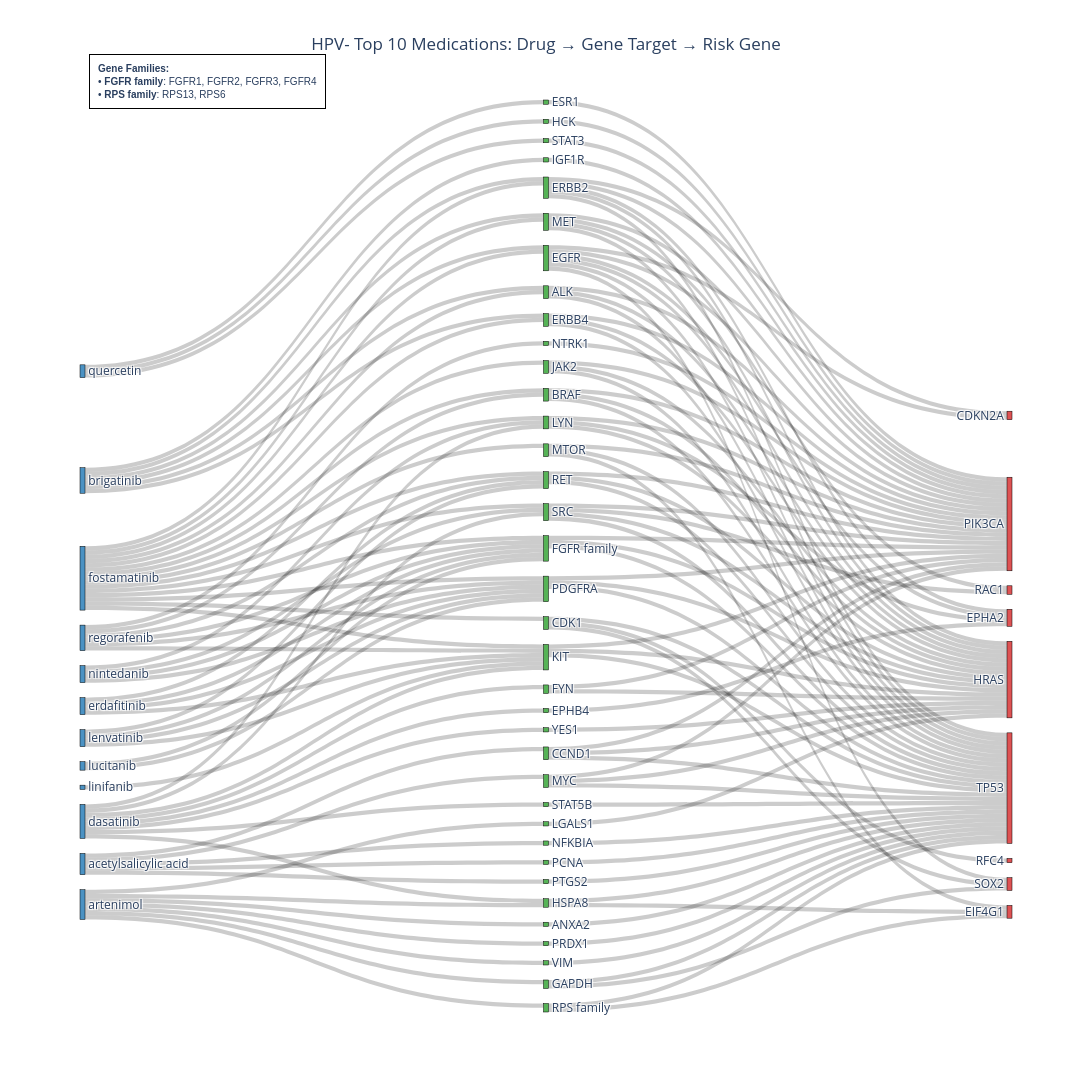
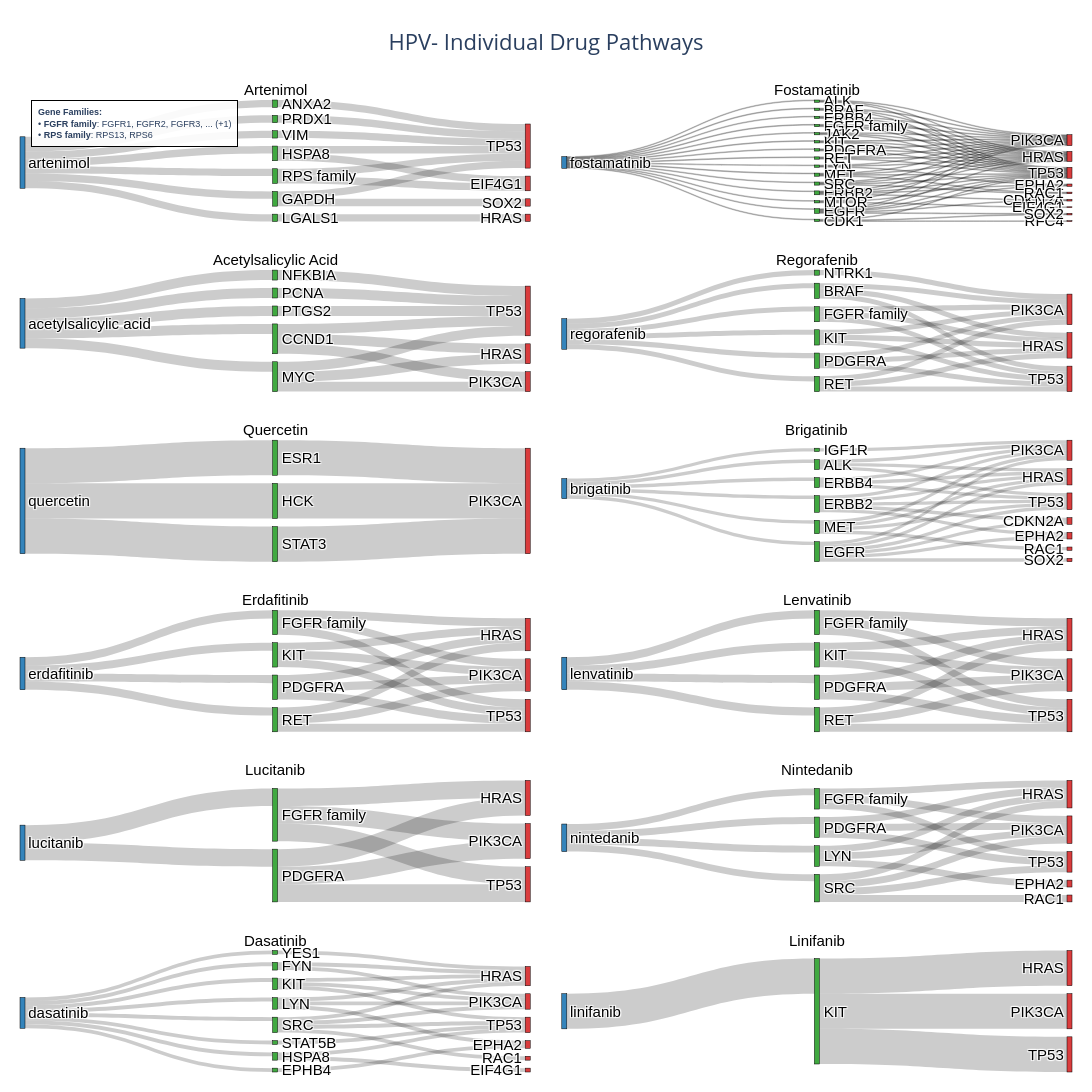

Notebook cell for these charts, in order:
### Markdown cell above
### HPV- Top 10 with Required Drugs

### Code cell
# HPV- cohort: Top 10 drugs, ensure artenimol and fostamatinib are included
results_hpv_neg = create_sankey_diagrams(
    cohort='HPV-',
    top_n=10,
    required_drugs=['artenimol', 'fostamatinib', 'acetylsalicylic acid', 'regorafenib', 'quercetin','brigatinib', 'erdafitinib', 'lenvatinib', 'lucitanib', 'nintedanib', 'dasatinib', 'linifanib'],
    show_combined=True,
    show_individual=True,
    article_threshold=0
)

### Figure 1 — Plotly figure (JSON) as saved in the notebook; plotly's stock layout.template omitted (floating-point values rounded to 4 significant figures; data arrays with more than 128 entries replaced by an {"elided": "..."} marker saying what was removed)
{"data": [{"link": {"color": "rgba(0, 0, 0, 0.2)", "source": {"elided": "146 int values"}, "target": {"elided": "146 int values"}, "value": {"elided": "146 int values"}}, "node": {"color": ["rgba(44, 160, 44, 0.8)", "rgba(44, 160, 44, 0.8)", "rgba(44, 160, 44, 0.8)", "rgba(44, 160, 44, 0.8)", "rgba(44, 160, 44, 0.8)", "rgba(214, 39, 40, 0.8)", "rgba(44, 160, 44, 0.8)", "rgba(214, 39, 40, 0.8)", "rgba(214, 39, 40, 0.8)", "rgba(44, 160, 44, 0.8)", "rgba(44, 160, 44, 0.8)", "rgba(44, 160, 44, 0.8)", "rgba(44, 160, 44, 0.8)", "rgba(44, 160, 44, 0.8)", "rgba(44, 160, 44, 0.8)", "rgba(44, 160, 44, 0.8)", "rgba(44, 160, 44, 0.8)", "rgba(214, 39, 40, 0.8)", "rgba(44, 160, 44, 0.8)", "rgba(44, 160, 44, 0.8)", "rgba(44, 160, 44, 0.8)", "rgba(44, 160, 44, 0.8)", "rgba(44, 160, 44, 0.8)", "rgba(44, 160, 44, 0.8)", "rgba(44, 160, 44, 0.8)", "rgba(44, 160, 44, 0.8)", "rgba(44, 160, 44, 0.8)", "rgba(44, 160, 44, 0.8)", "rgba(44, 160, 44, 0.8)", "rgba(44, 160, 44, 0.8)", "rgba(44, 160, 44, 0.8)", "rgba(214, 39, 40, 0.8)", "rgba(44, 160, 44, 0.8)", "rgba(44, 160, 44, 0.8)", "rgba(214, 39, 40, 0.8)", "rgba(44, 160, 44, 0.8)", "rgba(214, 39, 40, 0.8)", "rgba(44, 160, 44, 0.8)", "rgba(214, 39, 40, 0.8)", "rgba(44, 160, 44, 0.8)", "rgba(44, 160, 44, 0.8)", "rgba(44, 160, 44, 0.8)", "rgba(214, 39, 40, 0.8)", "rgba(44, 160, 44, 0.8)", "rgba(44, 160, 44, 0.8)", "rgba(31, 119, 180, 0.8)", "rgba(31, 119, 180, 0.8)", "rgba(31, 119, 180, 0.8)", "rgba(31, 119, 180, 0.8)", "rgba(31, 119, 180, 0.8)", "rgba(31, 119, 180, 0.8)", "rgba(31, 119, 180, 0.8)", "rgba(31, 119, 180, 0.8)", "rgba(31, 119, 180, 0.8)", "rgba(31, 119, 180, 0.8)", "rgba(31, 119, 180, 0.8)", "rgba(31, 119, 180, 0.8)"], "label": ["ALK", "ANXA2", "BRAF", "CCND1", "CDK1", "CDKN2A", "EGFR", "EIF4G1", "EPHA2", "EPHB4", "ERBB2", "ERBB4", "ESR1", "FGFR family", "FYN", "GAPDH", "HCK", "HRAS", "HSPA8", "IGF1R", "JAK2", "KIT", "LGALS1", "LYN", "MET", "MTOR", "MYC", "NFKBIA", "NTRK1", "PCNA", "PDGFRA", "PIK3CA", "PRDX1", "PTGS2", "RAC1", "RET", "RFC4", "RPS family", "SOX2", "SRC", "STAT3", "STAT5B", "TP53", "VIM", "YES1", "acetylsalicylic acid", "artenimol", "brigatinib", "dasatinib", "erdafitinib", "fostamatinib", "lenvatinib", "linifanib", "lucitanib", "nintedanib", "quercetin", "regorafenib"], "line": {"color": "black", "width": 0.5}, "pad": 15, "thickness": 5, "x": [0.5, 0.5, 0.5, 0.5, 0.5, 0.999, 0.5, 0.999, 0.999, 0.5, 0.5, 0.5, 0.5, 0.5, 0.5, 0.5, 0.5, 0.999, 0.5, 0.5, 0.5, 0.5, 0.5, 0.5, 0.5, 0.5, 0.5, 0.5, 0.5, 0.5, 0.5, 0.999, 0.5, 0.5, 0.999, 0.5, 0.999, 0.5, 0.999, 0.5, 0.5, 0.5, 0.999, 0.5, 0.5, 0.001, 0.001, 0.001, 0.001, 0.001, 0.001, 0.001, 0.001, 0.001, 0.001, 0.001, 0.001]}, "type": "sankey"}], "layout": {"annotations": [{"align": "left", "bgcolor": "rgba(255, 255, 255, 0.9)", "bordercolor": "black", "borderpad": 8, "borderwidth": 1, "font": {"family": "Arial", "size": 10}, "showarrow": false, "text": "<b>Gene Families:</b><br>• <b>FGFR family</b>: FGFR1, FGFR2, FGFR3, FGFR4<br>• <b>RPS family</b>: RPS13, RPS6", "x": 0.01, "xanchor": "left", "xref": "paper", "y": 1.05, "yanchor": "top", "yref": "paper"}], "font": {"size": 12}, "height": 1400, "title": {"text": "HPV- Top 10 Medications: Drug → Gene Target → Risk Gene", "x": 0.5, "xanchor": "center"}, "width": 2400}}

### Figure 2 — Plotly figure (JSON) as saved in the notebook; plotly's stock layout.template omitted (floating-point values rounded to 4 significant figures)
{"data": [{"arrangement": "snap", "domain": {"x": [0, 0.485], "y": [0.875, 1]}, "link": {"color": "rgba(0, 0, 0, 0.2)", "source": [0, 0, 0, 0, 0, 0, 0, 3, 2, 2, 1, 3, 7, 4, 6, 6, 5], "target": [2, 1, 3, 7, 4, 6, 5, 11, 10, 11, 11, 8, 11, 9, 8, 11, 11], "value": [1, 1, 1, 1, 1, 1, 1, 1, 1, 1, 1, 1, 1, 1, 1, 1, 1]}, "node": {"color": ["rgba(31, 119, 180, 0.9)", "rgba(44, 160, 44, 0.9)", "rgba(44, 160, 44, 0.9)", "rgba(44, 160, 44, 0.9)", "rgba(44, 160, 44, 0.9)", "rgba(44, 160, 44, 0.9)", "rgba(44, 160, 44, 0.9)", "rgba(44, 160, 44, 0.9)", "rgba(214, 39, 40, 0.9)", "rgba(214, 39, 40, 0.9)", "rgba(214, 39, 40, 0.9)", "rgba(214, 39, 40, 0.9)"], "label": ["artenimol", "ANXA2", "GAPDH", "HSPA8", "LGALS1", "PRDX1", "RPS family", "VIM", "EIF4G1", "HRAS", "SOX2", "TP53"], "line": {"color": "black", "width": 0.5}, "pad": 8, "thickness": 5}, "textfont": {"color": "black", "family": "Arial", "size": 15}, "type": "sankey", "valueformat": ".0f"}, {"arrangement": "snap", "domain": {"x": [0.515, 1], "y": [0.875, 1]}, "link": {"color": "rgba(0, 0, 0, 0.2)", "source": [0, 0, 0, 0, 0, 0, 0, 0, 0, 0, 0, 0, 0, 0, 0, 11, 6, 4, 4, 1, 5, 5, 7, 9, 14, 13, 15, 10, 9, 2, 2, 14, 13, 11, 11, 11, 6, 6, 7, 4, 4, 4, 4, 3, 3, 3, 7, 15, 15, 15, 8, 8, 8, 12, 12, 12, 2, 1, 1, 13, 5, 5, 5, 9, 10, 10, 14], "target": [11, 6, 4, 3, 7, 15, 8, 12, 2, 1, 13, 5, 9, 10, 14, 20, 20, 20, 16, 20, 20, 16, 20, 20, 20, 20, 20, 20, 24, 20, 24, 24, 24, 19, 24, 21, 19, 24, 19, 19, 23, 24, 18, 23, 22, 24, 24, 19, 24, 21, 19, 20, 24, 17, 20, 24, 19, 19, 24, 19, 19, 24, 18, 19, 19, 18, 19], "value": [1, 1, 1, 1, 1, 1, 1, 1, 1, 1, 1, 1, 1, 1, 1, 1, 1, 1, 1, 1, 1, 1, 1, 1, 1, 1, 1, 1, 1, 1, 1, 1, 1, 1, 1, 1, 1, 1, 1, 1, 1, 1, 1, 1, 1, 1, 1, 1, 1, 1, 1, 1, 1, 1, 1, 1, 1, 1, 1, 1, 1, 1, 1, 1, 1, 1, 1]}, "node": {"color": ["rgba(31, 119, 180, 0.9)", "rgba(44, 160, 44, 0.9)", "rgba(44, 160, 44, 0.9)", "rgba(44, 160, 44, 0.9)", "rgba(44, 160, 44, 0.9)", "rgba(44, 160, 44, 0.9)", "rgba(44, 160, 44, 0.9)", "rgba(44, 160, 44, 0.9)", "rgba(44, 160, 44, 0.9)", "rgba(44, 160, 44, 0.9)", "rgba(44, 160, 44, 0.9)", "rgba(44, 160, 44, 0.9)", "rgba(44, 160, 44, 0.9)", "rgba(44, 160, 44, 0.9)", "rgba(44, 160, 44, 0.9)", "rgba(44, 160, 44, 0.9)", "rgba(214, 39, 40, 0.9)", "rgba(214, 39, 40, 0.9)", "rgba(214, 39, 40, 0.9)", "rgba(214, 39, 40, 0.9)", "rgba(214, 39, 40, 0.9)", "rgba(214, 39, 40, 0.9)", "rgba(214, 39, 40, 0.9)", "rgba(214, 39, 40, 0.9)", "rgba(214, 39, 40, 0.9)"], "label": ["fostamatinib", "ALK", "BRAF", "CDK1", "EGFR", "ERBB2", "ERBB4", "FGFR family", "JAK2", "KIT", "LYN", "MET", "MTOR", "PDGFRA", "RET", "SRC", "CDKN2A", "EIF4G1", "EPHA2", "HRAS", "PIK3CA", "RAC1", "RFC4", "SOX2", "TP53"], "line": {"color": "black", "width": 0.5}, "pad": 8, "thickness": 5}, "textfont": {"color": "black", "family": "Arial", "size": 15}, "type": "sankey", "valueformat": ".0f"}, {"arrangement": "snap", "domain": {"x": [0, 0.485], "y": [0.7, 0.825]}, "link": {"color": "rgba(0, 0, 0, 0.2)", "source": [0, 0, 0, 0, 0, 4, 3, 2, 2, 2, 5, 1, 1, 1], "target": [4, 3, 2, 5, 1, 8, 8, 7, 8, 6, 8, 7, 8, 6], "value": [1, 1, 1, 1, 1, 1, 1, 1, 1, 1, 1, 1, 1, 1]}, "node": {"color": ["rgba(31, 119, 180, 0.9)", "rgba(44, 160, 44, 0.9)", "rgba(44, 160, 44, 0.9)", "rgba(44, 160, 44, 0.9)", "rgba(44, 160, 44, 0.9)", "rgba(44, 160, 44, 0.9)", "rgba(214, 39, 40, 0.9)", "rgba(214, 39, 40, 0.9)", "rgba(214, 39, 40, 0.9)"], "label": ["acetylsalicylic acid", "CCND1", "MYC", "NFKBIA", "PCNA", "PTGS2", "HRAS", "PIK3CA", "TP53"], "line": {"color": "black", "width": 0.5}, "pad": 8, "thickness": 5}, "textfont": {"color": "black", "family": "Arial", "size": 15}, "type": "sankey", "valueformat": ".0f"}, {"arrangement": "snap", "domain": {"x": [0.515, 1], "y": [0.7, 0.825]}, "link": {"color": "rgba(0, 0, 0, 0.2)", "source": [0, 0, 0, 0, 0, 0, 2, 3, 6, 5, 4, 3, 1, 1, 6, 5, 2, 2, 1, 5, 3, 6], "target": [4, 3, 2, 1, 6, 5, 8, 8, 8, 8, 8, 9, 8, 9, 9, 9, 7, 9, 7, 7, 7, 7], "value": [1, 1, 1, 1, 1, 1, 1, 1, 1, 1, 1, 1, 1, 1, 1, 1, 1, 1, 1, 1, 1, 1]}, "node": {"color": ["rgba(31, 119, 180, 0.9)", "rgba(44, 160, 44, 0.9)", "rgba(44, 160, 44, 0.9)", "rgba(44, 160, 44, 0.9)", "rgba(44, 160, 44, 0.9)", "rgba(44, 160, 44, 0.9)", "rgba(44, 160, 44, 0.9)", "rgba(214, 39, 40, 0.9)", "rgba(214, 39, 40, 0.9)", "rgba(214, 39, 40, 0.9)"], "label": ["regorafenib", "BRAF", "FGFR family", "KIT", "NTRK1", "PDGFRA", "RET", "HRAS", "PIK3CA", "TP53"], "line": {"color": "black", "width": 0.5}, "pad": 8, "thickness": 5}, "textfont": {"color": "black", "family": "Arial", "size": 15}, "type": "sankey", "valueformat": ".0f"}, {"arrangement": "snap", "domain": {"x": [0, 0.485], "y": [0.525, 0.65]}, "link": {"color": "rgba(0, 0, 0, 0.2)", "source": [0, 0, 0, 3, 1, 2], "target": [3, 1, 2, 4, 4, 4], "value": [1, 1, 1, 1, 1, 1]}, "node": {"color": ["rgba(31, 119, 180, 0.9)", "rgba(44, 160, 44, 0.9)", "rgba(44, 160, 44, 0.9)", "rgba(44, 160, 44, 0.9)", "rgba(214, 39, 40, 0.9)"], "label": ["quercetin", "ESR1", "HCK", "STAT3", "PIK3CA"], "line": {"color": "black", "width": 0.5}, "pad": 8, "thickness": 5}, "textfont": {"color": "black", "family": "Arial", "size": 15}, "type": "sankey", "valueformat": ".0f"}, {"arrangement": "snap", "domain": {"x": [0.515, 1], "y": [0.525, 0.65]}, "link": {"color": "rgba(0, 0, 0, 0.2)", "source": [0, 0, 0, 0, 0, 0, 6, 4, 5, 2, 2, 1, 3, 3, 6, 6, 6, 4, 4, 2, 2, 2, 2, 1, 1, 3, 3, 3], "target": [6, 4, 5, 2, 1, 3, 10, 10, 10, 10, 7, 10, 10, 7, 9, 13, 11, 9, 13, 9, 12, 13, 8, 9, 13, 9, 13, 8], "value": [1, 1, 1, 1, 1, 1, 1, 1, 1, 1, 1, 1, 1, 1, 1, 1, 1, 1, 1, 1, 1, 1, 1, 1, 1, 1, 1, 1]}, "node": {"color": ["rgba(31, 119, 180, 0.9)", "rgba(44, 160, 44, 0.9)", "rgba(44, 160, 44, 0.9)", "rgba(44, 160, 44, 0.9)", "rgba(44, 160, 44, 0.9)", "rgba(44, 160, 44, 0.9)", "rgba(44, 160, 44, 0.9)", "rgba(214, 39, 40, 0.9)", "rgba(214, 39, 40, 0.9)", "rgba(214, 39, 40, 0.9)", "rgba(214, 39, 40, 0.9)", "rgba(214, 39, 40, 0.9)", "rgba(214, 39, 40, 0.9)", "rgba(214, 39, 40, 0.9)"], "label": ["brigatinib", "ALK", "EGFR", "ERBB2", "ERBB4", "IGF1R", "MET", "CDKN2A", "EPHA2", "HRAS", "PIK3CA", "RAC1", "SOX2", "TP53"], "line": {"color": "black", "width": 0.5}, "pad": 8, "thickness": 5}, "textfont": {"color": "black", "family": "Arial", "size": 15}, "type": "sankey", "valueformat": ".0f"}, {"arrangement": "snap", "domain": {"x": [0, 0.485], "y": [0.35, 0.475]}, "link": {"color": "rgba(0, 0, 0, 0.2)", "source": [0, 0, 0, 0, 1, 2, 4, 3, 2, 4, 3, 1, 1, 3, 2, 4], "target": [1, 2, 4, 3, 6, 6, 6, 6, 7, 7, 7, 5, 7, 5, 5, 5], "value": [1, 1, 1, 1, 1, 1, 1, 1, 1, 1, 1, 1, 1, 1, 1, 1]}, "node": {"color": ["rgba(31, 119, 180, 0.9)", "rgba(44, 160, 44, 0.9)", "rgba(44, 160, 44, 0.9)", "rgba(44, 160, 44, 0.9)", "rgba(44, 160, 44, 0.9)", "rgba(214, 39, 40, 0.9)", "rgba(214, 39, 40, 0.9)", "rgba(214, 39, 40, 0.9)"], "label": ["erdafitinib", "FGFR family", "KIT", "PDGFRA", "RET", "HRAS", "PIK3CA", "TP53"], "line": {"color": "black", "width": 0.5}, "pad": 8, "thickness": 5}, "textfont": {"color": "black", "family": "Arial", "size": 15}, "type": "sankey", "valueformat": ".0f"}, {"arrangement": "snap", "domain": {"x": [0.515, 1], "y": [0.35, 0.475]}, "link": {"color": "rgba(0, 0, 0, 0.2)", "source": [0, 0, 0, 0, 1, 2, 4, 3, 2, 4, 3, 1, 1, 3, 2, 4], "target": [1, 2, 4, 3, 6, 6, 6, 6, 7, 7, 7, 5, 7, 5, 5, 5], "value": [1, 1, 1, 1, 1, 1, 1, 1, 1, 1, 1, 1, 1, 1, 1, 1]}, "node": {"color": ["rgba(31, 119, 180, 0.9)", "rgba(44, 160, 44, 0.9)", "rgba(44, 160, 44, 0.9)", "rgba(44, 160, 44, 0.9)", "rgba(44, 160, 44, 0.9)", "rgba(214, 39, 40, 0.9)", "rgba(214, 39, 40, 0.9)", "rgba(214, 39, 40, 0.9)"], "label": ["lenvatinib", "FGFR family", "KIT", "PDGFRA", "RET", "HRAS", "PIK3CA", "TP53"], "line": {"color": "black", "width": 0.5}, "pad": 8, "thickness": 5}, "textfont": {"color": "black", "family": "Arial", "size": 15}, "type": "sankey", "valueformat": ".0f"}, {"arrangement": "snap", "domain": {"x": [0, 0.485], "y": [0.175, 0.3]}, "link": {"color": "rgba(0, 0, 0, 0.2)", "source": [0, 0, 1, 2, 2, 1, 1, 2], "target": [1, 2, 4, 4, 5, 3, 5, 3], "value": [1, 1, 1, 1, 1, 1, 1, 1]}, "node": {"color": ["rgba(31, 119, 180, 0.9)", "rgba(44, 160, 44, 0.9)", "rgba(44, 160, 44, 0.9)", "rgba(214, 39, 40, 0.9)", "rgba(214, 39, 40, 0.9)", "rgba(214, 39, 40, 0.9)"], "label": ["lucitanib", "FGFR family", "PDGFRA", "HRAS", "PIK3CA", "TP53"], "line": {"color": "black", "width": 0.5}, "pad": 8, "thickness": 5}, "textfont": {"color": "black", "family": "Arial", "size": 15}, "type": "sankey", "valueformat": ".0f"}, {"arrangement": "snap", "domain": {"x": [0.515, 1], "y": [0.175, 0.3]}, "link": {"color": "rgba(0, 0, 0, 0.2)", "source": [0, 0, 0, 0, 1, 3, 4, 2, 3, 1, 1, 4, 4, 4, 3, 2, 2], "target": [1, 4, 2, 3, 7, 7, 7, 7, 9, 6, 9, 6, 9, 8, 6, 6, 5], "value": [1, 1, 1, 1, 1, 1, 1, 1, 1, 1, 1, 1, 1, 1, 1, 1, 1]}, "node": {"color": ["rgba(31, 119, 180, 0.9)", "rgba(44, 160, 44, 0.9)", "rgba(44, 160, 44, 0.9)", "rgba(44, 160, 44, 0.9)", "rgba(44, 160, 44, 0.9)", "rgba(214, 39, 40, 0.9)", "rgba(214, 39, 40, 0.9)", "rgba(214, 39, 40, 0.9)", "rgba(214, 39, 40, 0.9)", "rgba(214, 39, 40, 0.9)"], "label": ["nintedanib", "FGFR family", "LYN", "PDGFRA", "SRC", "EPHA2", "HRAS", "PIK3CA", "RAC1", "TP53"], "line": {"color": "black", "width": 0.5}, "pad": 8, "thickness": 5}, "textfont": {"color": "black", "family": "Arial", "size": 15}, "type": "sankey", "valueformat": ".0f"}, {"arrangement": "snap", "domain": {"x": [0, 0.485], "y": [0, 0.125]}, "link": {"color": "rgba(0, 0, 0, 0.2)", "source": [0, 0, 0, 0, 0, 0, 0, 0, 4, 6, 5, 4, 6, 6, 6, 1, 2, 2, 4, 8, 5, 5, 7, 3, 3], "target": [7, 3, 8, 4, 6, 5, 1, 2, 12, 12, 12, 14, 11, 14, 13, 10, 11, 12, 11, 11, 11, 10, 14, 14, 9], "value": [1, 1, 1, 1, 1, 1, 1, 1, 1, 1, 1, 1, 1, 1, 1, 1, 1, 1, 1, 1, 1, 1, 1, 1, 1]}, "node": {"color": ["rgba(31, 119, 180, 0.9)", "rgba(44, 160, 44, 0.9)", "rgba(44, 160, 44, 0.9)", "rgba(44, 160, 44, 0.9)", "rgba(44, 160, 44, 0.9)", "rgba(44, 160, 44, 0.9)", "rgba(44, 160, 44, 0.9)", "rgba(44, 160, 44, 0.9)", "rgba(44, 160, 44, 0.9)", "rgba(214, 39, 40, 0.9)", "rgba(214, 39, 40, 0.9)", "rgba(214, 39, 40, 0.9)", "rgba(214, 39, 40, 0.9)", "rgba(214, 39, 40, 0.9)", "rgba(214, 39, 40, 0.9)"], "label": ["dasatinib", "EPHB4", "FYN", "HSPA8", "KIT", "LYN", "SRC", "STAT5B", "YES1", "EIF4G1", "EPHA2", "HRAS", "PIK3CA", "RAC1", "TP53"], "line": {"color": "black", "width": 0.5}, "pad": 8, "thickness": 5}, "textfont": {"color": "black", "family": "Arial", "size": 15}, "type": "sankey", "valueformat": ".0f"}, {"arrangement": "snap", "domain": {"x": [0.515, 1], "y": [0, 0.125]}, "link": {"color": "rgba(0, 0, 0, 0.2)", "source": [0, 1, 1, 1], "target": [1, 3, 4, 2], "value": [1, 1, 1, 1]}, "node": {"color": ["rgba(31, 119, 180, 0.9)", "rgba(44, 160, 44, 0.9)", "rgba(214, 39, 40, 0.9)", "rgba(214, 39, 40, 0.9)", "rgba(214, 39, 40, 0.9)"], "label": ["linifanib", "KIT", "HRAS", "PIK3CA", "TP53"], "line": {"color": "black", "width": 0.5}, "pad": 8, "thickness": 5}, "textfont": {"color": "black", "family": "Arial", "size": 15}, "type": "sankey", "valueformat": ".0f"}], "layout": {"annotations": [{"font": {"color": "black", "family": "Arial", "size": 15}, "showarrow": false, "text": "Artenimol", "x": 0.2425, "xanchor": "center", "xref": "paper", "y": 1, "yanchor": "bottom", "yref": "paper"}, {"font": {"color": "black", "family": "Arial", "size": 15}, "showarrow": false, "text": "Fostamatinib", "x": 0.7575, "xanchor": "center", "xref": "paper", "y": 1, "yanchor": "bottom", "yref": "paper"}, {"font": {"color": "black", "family": "Arial", "size": 15}, "showarrow": false, "text": "Acetylsalicylic Acid", "x": 0.2425, "xanchor": "center", "xref": "paper", "y": 0.825, "yanchor": "bottom", "yref": "paper"}, {"font": {"color": "black", "family": "Arial", "size": 15}, "showarrow": false, "text": "Regorafenib", "x": 0.7575, "xanchor": "center", "xref": "paper", "y": 0.825, "yanchor": "bottom", "yref": "paper"}, {"font": {"color": "black", "family": "Arial", "size": 15}, "showarrow": false, "text": "Quercetin", "x": 0.2425, "xanchor": "center", "xref": "paper", "y": 0.65, "yanchor": "bottom", "yref": "paper"}, {"font": {"color": "black", "family": "Arial", "size": 15}, "showarrow": false, "text": "Brigatinib", "x": 0.7575, "xanchor": "center", "xref": "paper", "y": 0.65, "yanchor": "bottom", "yref": "paper"}, {"font": {"color": "black", "family": "Arial", "size": 15}, "showarrow": false, "text": "Erdafitinib", "x": 0.2425, "xanchor": "center", "xref": "paper", "y": 0.475, "yanchor": "bottom", "yref": "paper"}, {"font": {"color": "black", "family": "Arial", "size": 15}, "showarrow": false, "text": "Lenvatinib", "x": 0.7575, "xanchor": "center", "xref": "paper", "y": 0.475, "yanchor": "bottom", "yref": "paper"}, {"font": {"color": "black", "family": "Arial", "size": 15}, "showarrow": false, "text": "Lucitanib", "x": 0.2425, "xanchor": "center", "xref": "paper", "y": 0.3, "yanchor": "bottom", "yref": "paper"}, {"font": {"color": "black", "family": "Arial", "size": 15}, "showarrow": false, "text": "Nintedanib", "x": 0.7575, "xanchor": "center", "xref": "paper", "y": 0.3, "yanchor": "bottom", "yref": "paper"}, {"font": {"color": "black", "family": "Arial", "size": 15}, "showarrow": false, "text": "Dasatinib", "x": 0.2425, "xanchor": "center", "xref": "paper", "y": 0.125, "yanchor": "bottom", "yref": "paper"}, {"font": {"color": "black", "family": "Arial", "size": 15}, "showarrow": false, "text": "Linifanib", "x": 0.7575, "xanchor": "center", "xref": "paper", "y": 0.125, "yanchor": "bottom", "yref": "paper"}, {"align": "left", "bgcolor": "rgba(255, 255, 255, 0.9)", "bordercolor": "black", "borderpad": 6, "borderwidth": 1, "font": {"family": "Arial", "size": 9}, "showarrow": false, "text": "<b>Gene Families:</b><br>• <b>FGFR family</b>: FGFR1, FGFR2, FGFR3, ... (+1)<br>• <b>RPS family</b>: RPS13, RPS6", "x": 0.01, "xanchor": "left", "xref": "paper", "y": 1, "yanchor": "top", "yref": "paper"}], "font": {"size": 14}, "height": 2200, "margin": {"b": 20, "l": 20, "r": 20, "t": 100}, "showlegend": false, "title": {"font": {"size": 22}, "text": "HPV- Individual Drug Pathways<br>", "x": 0.5, "xanchor": "center"}, "width": 2000}}
